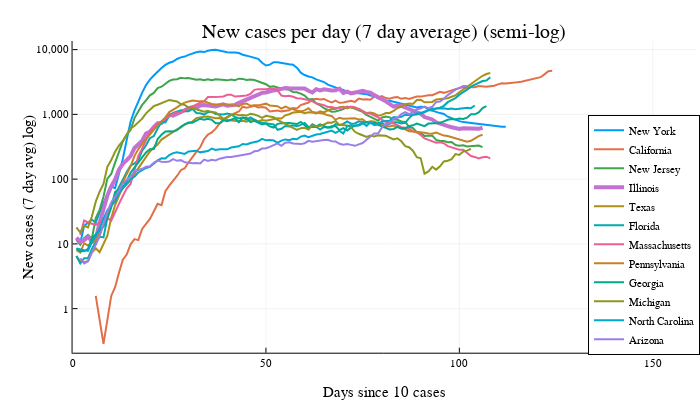

Notebook cell for this chart:
### Code cell
@df confirmedByStateTop plot(:daysSince, :Value_new_rolling7, group=:Province_State,
                             legend=:bottomright, yformatter=fc, lw=lwConfirmed, yscale=:log10,
                             xlimit=(0, maximum(:daysSince)*1.3),
                             title="New cases per day (7 day average) (semi-log)",
                             ylab="New cases (7 day avg) log)",
                             xlab="Days since 10 cases"
                            )
